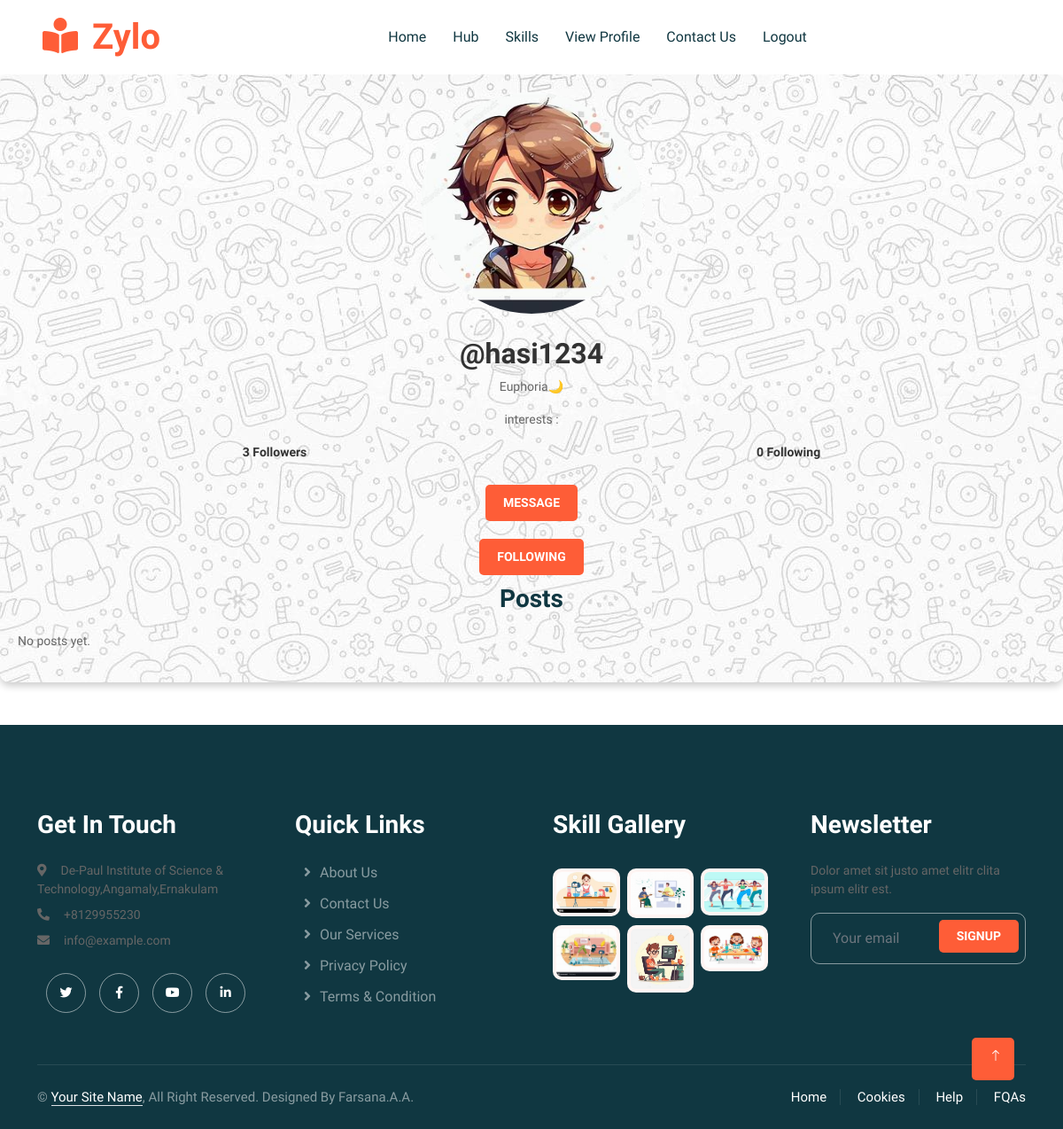
The app's page /followeprofile_view/18/ (signed in) with its own data.
### userapp/models.py (models this page shows)
class Register(AbstractUser):
    usertype = models.CharField(max_length=50,default="admin")
    contact = models.IntegerField(null=True)
    image = models.ImageField(upload_to='uploads/',null=True)
    bio = models.TextField(max_length=500,null=True)
    interests = models.TextField(max_length=100,null=True)
    skills = models.TextField(max_length=100,null=True)
    proof_document = models.FileField(upload_to='proof_videos/', null=True, blank=True)  # Accepts videos)
    is_listener = models.BooleanField(default=False)
    is_teacher = models.BooleanField(default=False)
    gender = models.CharField(max_length=50,null=True)
    full_name = models.CharField(max_length=100, null=True)
    is_approved = models.BooleanField(default=True)
    followers = models.ManyToManyField("self", symmetrical=False, related_name="following", blank=True)

### userapp/views.py (the view, shortened to what this page needs)
# urls.py: path('followeprofile_view/<int:id>/',views.followeprofile_view,name="followeprofile_view"),
@login_required
def followeprofile_view(request, id):
    followee = get_object_or_404(Register, id=id)  # The user being viewed
    follower = request.user  # The logged-in user
    follow_relationship = Message.objects.filter(follower=follower, followee=followee, is_following=True).first()
    is_following = follow_relationship is not None
    followers_list = []
    following_list = []
    followee_skills = []
    followee_posts = []
    if is_following:
       followers_list = Message.objects.filter(followee=followee, is_following=True).select_related('follower')
       following_list = Message.objects.filter(follower=followee, is_following=True).select_related('followee')
       followee_skills = Skill.objects.filter(user=followee).order_by('skill_created_at')
    context = {
        'followee': followee,
        'is_following': is_following,
        'followers_count': Message.objects.filter(followee=followee, is_following=True).count(),
        'following_count': Message.objects.filter(follower=followee, is_following=True).count(),
        'followers_list': followers_list,  # Pass followers list to template
        'following_list': following_list,  # Pass following list to template
        'followee_skills' :  followee_skills,
    }
    return render(request, 'view_followepro.html', context)

### userapp/templates/view_followepro.html (shortened to what this page needs)
{% load static %}
{% include 'header.html' %}
<link rel="stylesheet" href="{% static 'css/followeeprofile.css' %}">
<div class="profile-container">
    <img class="rounded-circle profile-img mb-3" src="{{ followee.image.url }}" alt="User Profile Picture">
    <h2>@{{ followee.username }}</h2>
    <p>{{ followee.bio }}</p>
    <p>interests : {{ followee.interests }}</p>
    <div class="stats">
        <p><strong>{{ followers_count }}</strong><span id="followers-section">
            Followers
        </span>
        <p>
            <strong>{{ following_count }}</strong>
            <span id="following-section"> Following </span>
        </p>
    </div>
    <a href="{% url 'message_user' followee.id %}">
        <button class="btn message-btn">Message</button>
    </a>
    <form method="POST" action="{% url 'toggle_follow' followee.id %}">
        {% if is_following %}
            <button type="submit" class="btn unfollow-btn">Following</button>
        {% else %}
            <button type="submit" class="btn follow-btn">Follow</button>
        {% endif %}
    </form>
    {% if is_following %}
    <h3>Posts</h3>
    <div class="posts-container">
        {% for skill in followee_skills %}
            <div class="post-card">
                <p>{{ skill.skill_name }}</p>
                {% if skill.skill_video %}
                    <video controls width="100%" poster="{{ skill.cover_image.url }}">
                        <source src="{{ skill.skill_video.url }}" type="video/mp4">
                    </video>
                    <p><small>Posted on {{ skill.skill_created_at|date:"M d, H:i" }}</small></p>
                {% else %}
                    <p>No video available</p>
                {% endif %}
            </div>
        {% empty %}
            <p>No posts yet.</p>
        {% endfor %}
    </div>
    {% else %}
    <p>Follow {{ followee.username }} to see their posts.</p>
    {% endif %}
</div>
{% include 'footer.html' %}

### userapp/static/css/style.css (style rules this page uses)
:root { --primary: #FE5D37; --light: #FFF5F3; --dark: #103741; }
.btn { font-weight: 500; transition: .5s; }
h1, h2, h3, h4, .h1, .h2, .h3, .h4, .display-1, .display-2, .display-3, .display-4, .display-5, .display-6 { font-family: 'Lobster Two', cursive; font-weight: 700; }

### userapp/static/css/followeeprofile.css (style rules this page uses)
body { height: 100%; margin: 0; padding: 0; display: flex; flex-direction: column; }
.profile-container { background: #fff; padding: 20px; width: 100%; text-align: center; background-image:url("../img/e3.jpg"); border-radius: 10px; box-shadow: 0 4px 8px rgba(0, 0, 0, 0.2); margin: bottom 0px; ; }
.profile-container img { width: 250px; height:250px; }
h2 { margin-top: 10px; color: #333; }
p { color: #666; font-size: 14px; }
.stats { display: flex; justify-content: space-around; margin-top: 15px; }
.stats p { font-weight: bold; color: #333; }
.btn { display: inline-block; padding: 10px 20px; margin: 10px; font-size: 14px; font-weight: bold; text-transform: uppercase; border-radius: 5px; border: none; cursor: pointer; transition: 0.3s ease; }
.unfollow-btn { background-color:#fe5d37; color: white; }
.message-btn { background-color:#fe5d37; color: white; }
#followers-section { cursor: pointer; text-decoration: none; }
#following-section { cursor: pointer; text-decoration: none; }
.posts-container { display: flex; flex-wrap: wrap; align-items: flex-start; gap: 20px; margin-top: 20px; }

### records on screen
Register: image (picture), username "hasi1234", bio "Euphoria🌙"

### other values on screen
{{ followers_count }} "3"
{{ following_count }} "0"
